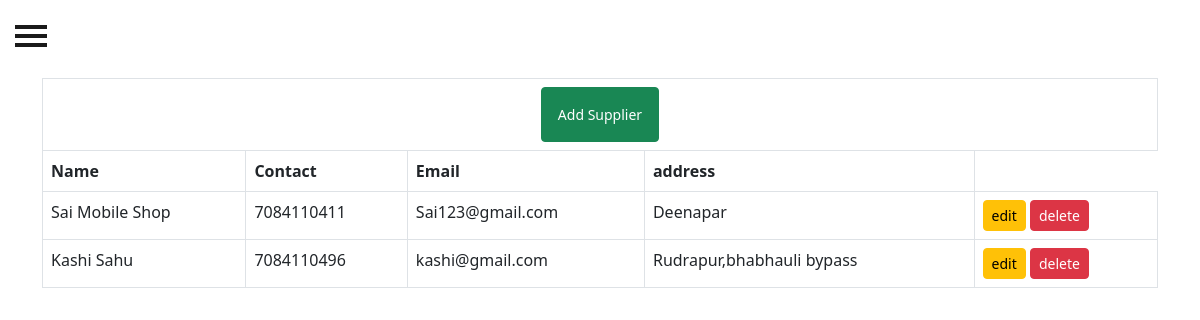
Screenshot of /suppliers/ with the database file from the repository.
### inventory/models.py (models this page shows, shortened)
class Supplier(models.Model):
    name=models.CharField(max_length=100)
    contact=models.CharField(max_length=15, blank=True, null=True)
    email=models.EmailField(blank=True, null=True)
    address=models.TextField(blank=True, null=True)
    created_at=models.DateTimeField(auto_now_add=True)

### inventory/views.py (the view)
# urls.py: path('suppliers/',view_supplier,name='supplier_list'),
def view_supplier(request):
    supplier=Supplier.objects.all()
    return render(request,'supplier/view_supplier.html',{'supplier':supplier})

### inventory/templates/supplier/view_supplier.html
{% extends "base.html" %}
{% load static %}
{% block content %}
        <div class="container">
            <div class="mt-2" >
                <table class="table table-bordered ">
                    <tr>
                        <th style="text-align: center; vertical-align: middle;" colspan='5' ><a class="btn btn-sm btn-success p-3 " href={% url 'add_supplier' %}>Add Supplier</a></th>
                    </tr>
                    <tr>
                        <th>Name</th>
                        <th>Contact</th>
                        <th>Email</th>
                        <th>address</th>
                    </tr>
                    {% for s in supplier %}
                    <tr>
                        <td>{{s.name}}</td>
                        <td>{{s.contact}}</td>
                        <td>{{s.email}}</td>
                        <td>{{s.address}}</td>
                        <td>
                            <a href={% url 'edit_supplier' s.id %}><button class="btn btn-warning btn-sm">edit</button></a>
                            <a href={% url 'delete_supplier' s.id %}><button class="btn btn-danger btn-sm">delete</button></a>
                        </td>
                    </tr>
                    {% endfor %}
                </table>
            </div>
        </div>
{% endblock %}

### static/css/base.css (style rules this page uses)
body { position: relative; overflow-x: hidden; background-color: #cfd8dc; }
body, html { height: 100%; }

### rows the page displays
Supplier: name "Sai Mobile Shop", contact "7084110411", email "Sai123@gmail.com", address "Deenapar"
Supplier: name "Kashi Sahu", contact "7084110496", email "kashi@gmail.com", address "Rudrapur,bhabhauli bypass"
